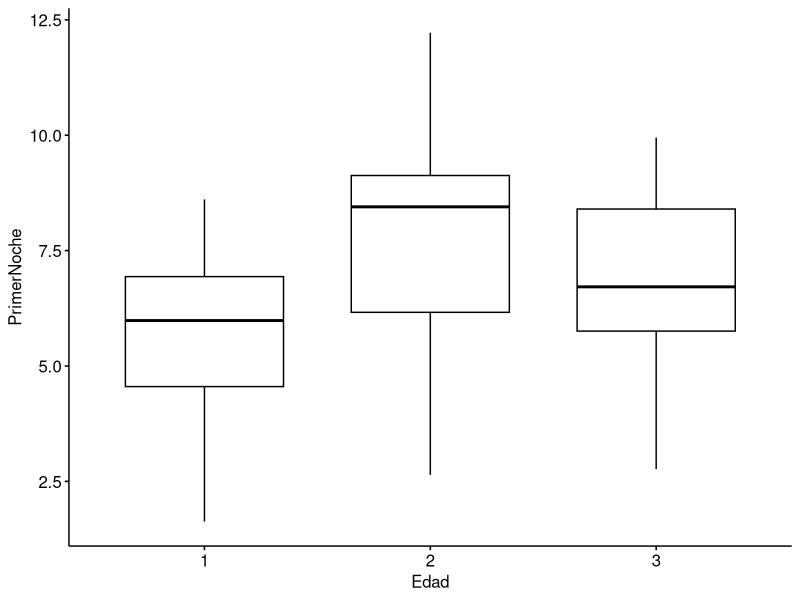
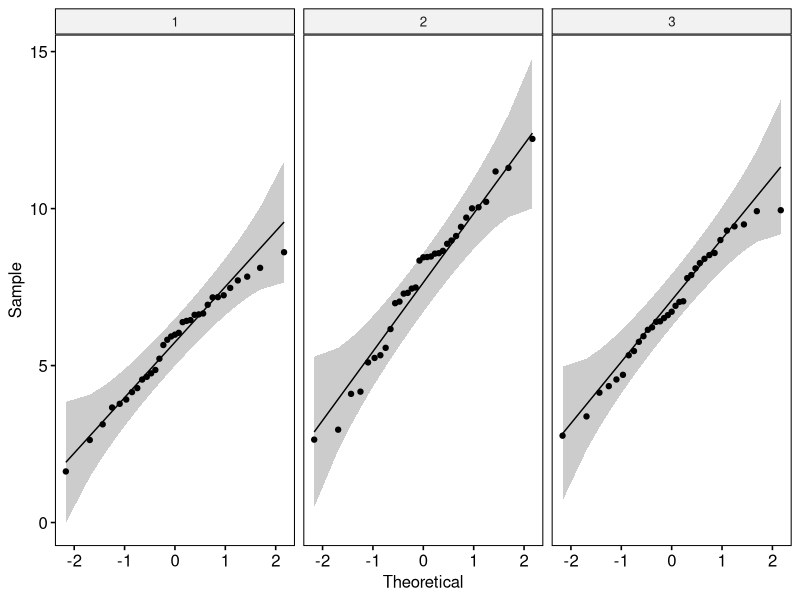
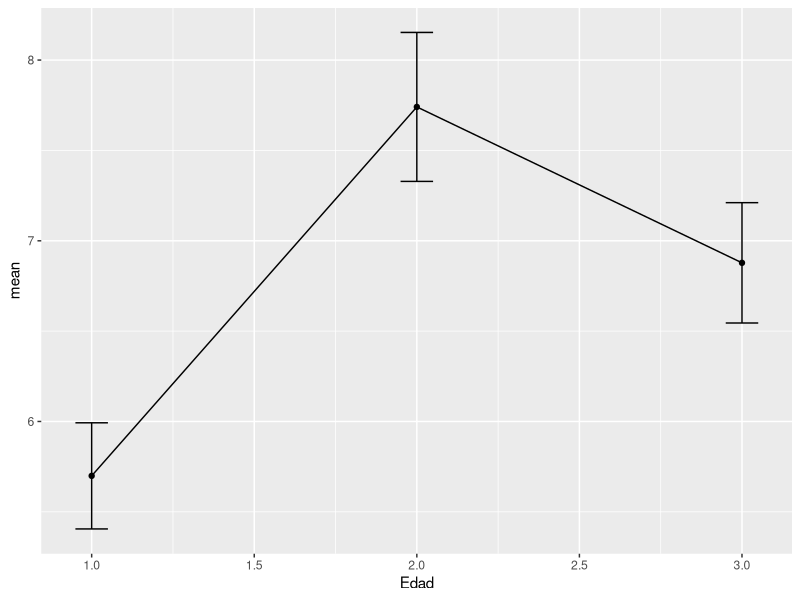
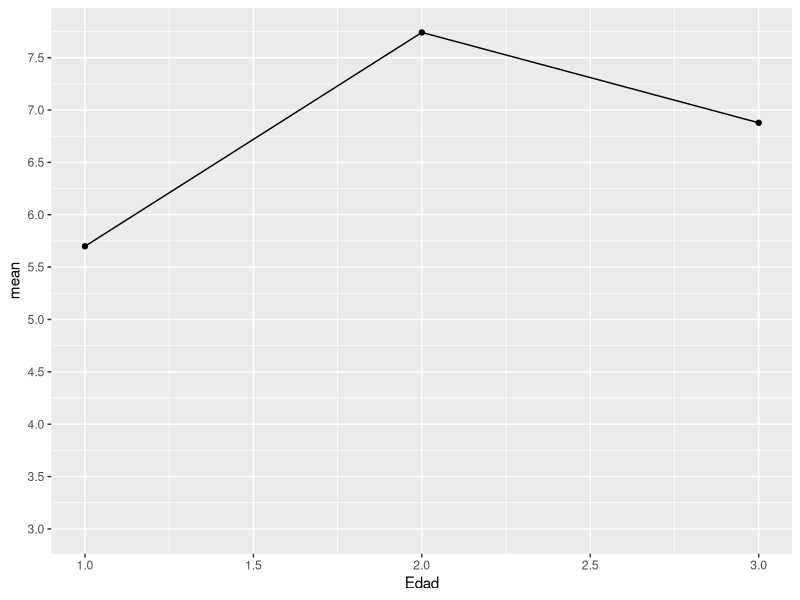

Reproduce these figures in R, in order. (Note: this script raises an error after producing the figures.)
library(tidyverse)
library(ggpubr)
library(rstatix)
library(plyr)
library(dplyr)


#importación de la base
library(haven)
Insomnio_2 <- read_sav("Insomnio_2.sav")

View(Insomnio_2)


#descriptivo por edad

Insomnio_2 %>%
  group_by(Edad) %>%
  get_summary_stats(PrimerNoche, type = "mean_sd")

#grafico de boxplot por grupo de edad
ggboxplot(Insomnio_2, x = "Edad", y = "PrimerNoche")


# Anova de un factor

model  <- aov(PrimerNoche ~ factor(Edad), data = Insomnio_2)
summary(model)

# testeo de normalidad de las variables
Insomnio_2 %>%
  group_by(Edad) %>%
  shapiro_test(PrimerNoche)

ggqqplot(Insomnio_2, "PrimerNoche", facet.by = "Edad")

# testeo de homocedasticidad de varianzas

Insomnio_2 %>% levene_test(PrimerNoche ~ as.factor(Edad))


##################################
#graficos de medias POR GRUPO    #
##################################
cdata <- ddply(Insomnio_2, c("Edad"), summarise,
               N    = length(PrimerNoche),
               mean = mean(PrimerNoche),
               sd   = sd(PrimerNoche),
               se   = sd / sqrt(N))

cdata

ggplot(cdata, aes(x=Edad, y=mean)) + 
  geom_errorbar(aes(ymin=mean-se, ymax=mean+se), width=.1) +
  geom_line() +
  geom_point()

ggplot(cdata, aes(x=Edad, y=mean)) + 
  geom_line() +
  expand_limits(y=3) + 
  scale_y_continuous(breaks=0:50*0.5) +
  geom_point()


######################################
# EJERCICIO 2
###################################

placebo <- c(27,16,18,26,18,28,25,20,24,26)
rc <- c(10,8,14,16,18,8,12,14,9,7)
ca <- c(16,18,12,15,9,13,17,20,21,19)
eyn <- c(26,24,17,23,25,22,16,15,18,23)

depresion <- c(placebo,rc,ca,eyn)
trat <- c(rep("placebo",10),rep("Reestruccog",10),rep("Capacasert",10),rep("Ejercynut",10))
ftrat <- factor(trat, labels=c("Placebo","Reestruccog","Capacasert","Ejercynut"))
eje2 <- data.frame(trat, depresion,ftrat)
eje2

one.way <- aov(depresion ~ ftrat, data = eje2)
summary(one.way)
anova_apa(one.way)


######################################################

#descriptivo por edad

eje2 %>%
  group_by(trat) %>%
  get_summary_stats(depresion, type = "mean_sd")

#grafico de boxplot por grupo de edad
ggboxplot(eje2, x = "trat", y = "depresion")


# Anova de un factor
model  <- lm(depresion ~ trat, data = eje2)

# testeo de normalidad de las variables
eje2 %>%
  group_by(trat) %>%
  shapiro_test(depresion)

ggqqplot(eje2, "depresion", facet.by = "trat")

# testeo de homocedasticidad de varianzas

eje2 %>% levene_test(depresion ~ as.factor(trat))


##################################
#graficos de medias POR GRUPO    #
##################################
cdata <- ddply(eje2, c("trat"), summarise,
               N    = length(depresion),
               mean = mean(depresion),
               sd   = sd(depresion),
               se   = sd / sqrt(N))

cdata

ggplot(cdata, aes(x=trat, y=mean)) + 
  geom_errorbar(aes(ymin=mean-se, ymax=mean+se), width=.1) +
  geom_line() +
  geom_point()

ggplot(cdata, aes(x=trat, y=mean)) + 
  geom_point() +
  geom_line() 

